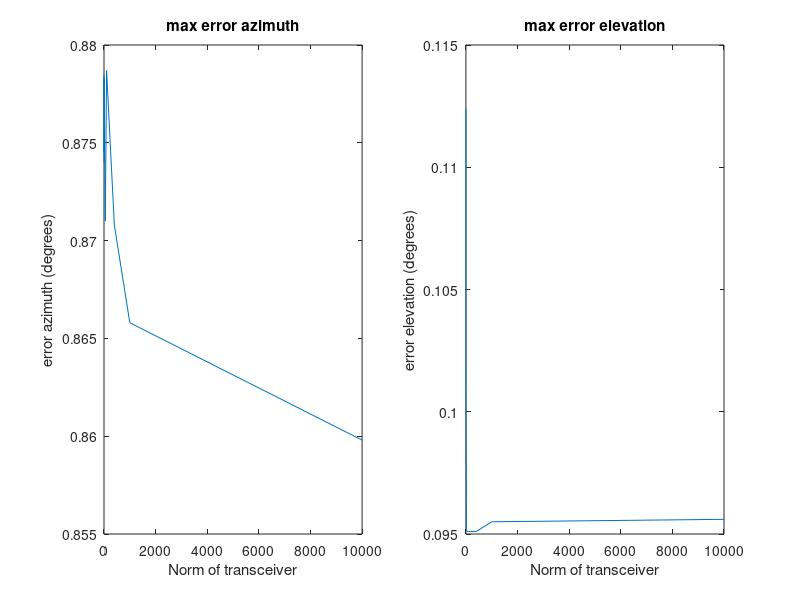

Source code (MATLAB):
%distances from transceiver to origin
norm_v = [1, 2, 3, 10, 20, 50, 100, 400, 1000, 10000];

%maximum error in azimuth
max_err_az = [0.8785, 0.8745, 0.8783, 0.8740, 0.8758, 0.8710, 0.8787, 0.8708, 0.8658, 0.8598];

%maximum error in elevation
max_err_el = [0.1124, 0.1023, 0.1008, 0.0990, 0.0952, 0.0951, 0.0951, 0.0951, 0.0955, 0.0956];



figure

subplot(1,2,1)
plot(norm_v,max_err_az)
title('max error azimuth')
ylabel('error azimuth (degrees)')
xlabel('Norm of transceiver')

subplot(1,2,2)
plot(norm_v,max_err_el)
title('max error elevation')
ylabel('error elevation (degrees)')
xlabel('Norm of transceiver')
